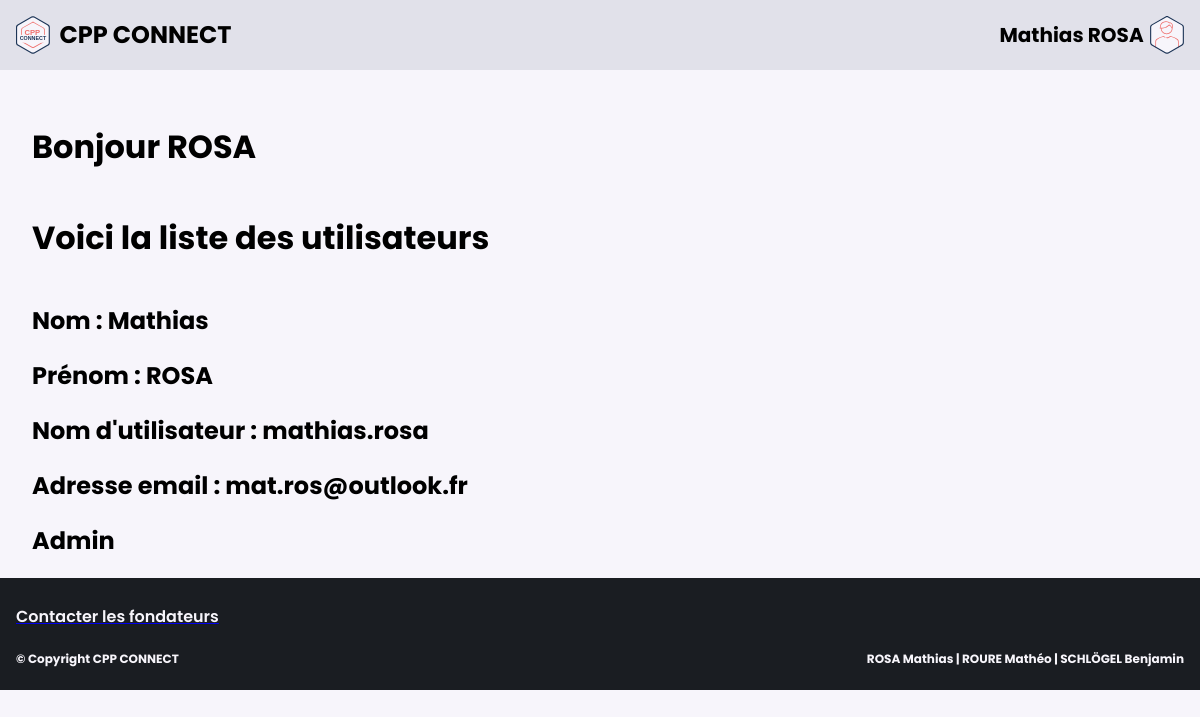
The app's page /admin-dashboard/ (signed in), older data.
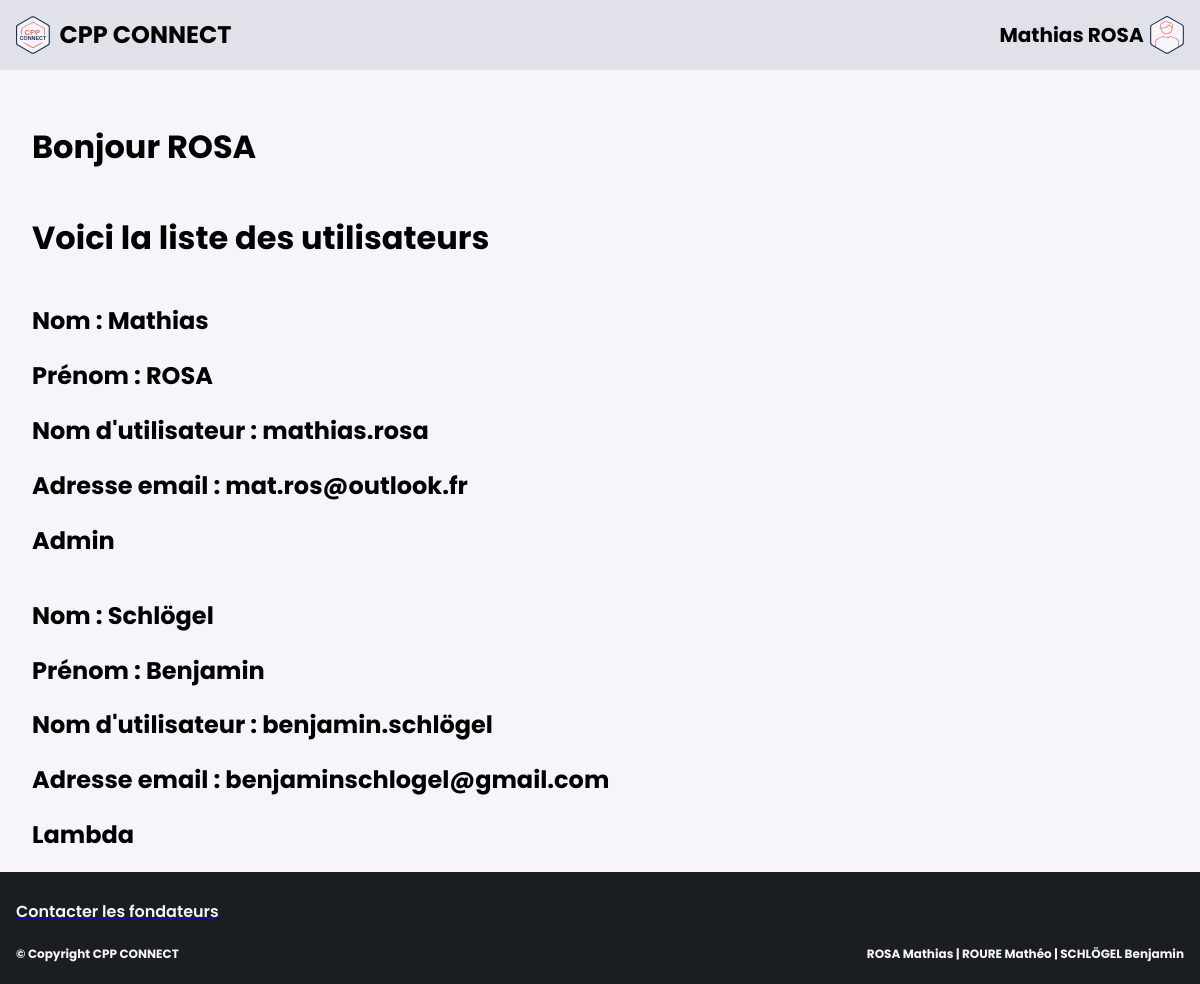
The same page, newer data.
### app/__init__.py (models this page shows)
class User(UserMixin, db.Model):
    id = db.Column(db.Integer, primary_key=True)
    name = db.Column(db.String(25), unique=True)
    surname = db.Column(db.String(25), unique=True)
    username = db.Column(db.String(15), unique=True)
    email = db.Column(db.String(50), unique=True)
    password = db.Column(db.String(80))
    admin = db.Column(db.Boolean)

### app/__init__.py (the view)
@app.route('/admin-dashboard/')
@login_required
def admin():
    if current_user.admin == 0:
        return redirect(url_for("dashboard"))
    else:
        userlist = [user for user in db.session.query(User)]
        return render_template('admin.html',
                                current_user=current_user,
                                userlist=userlist
                                )

### app/__init__.py (called while the page is built)
@login_manager.user_loader
def load_user(user_id):
    return User.query.get(int(user_id))

### app/templates/admin.html
{% extends 'base.html' %}
{% block content %}
<div class="content">
    <h1>Bonjour {{ current_user.surname }}</h1>
    <h1>Voici la liste des utilisateurs</h1>
    {% for user in userlist %}
    <div class="user" id="{{user.username}}">
        <h2 id="name">Nom : {{user.name}}</h2>
        <h2 id="surname">Prénom : {{user.surname}}</h2>
        <h2 id="username">Nom d'utilisateur : {{user.username}}</h2>
        <h2 id="email">Adresse email : {{user.email}}</h2>
        <h2 id="classe">
            {% if user.admin == 1 %}
            Admin
            {% else %}
            Lambda
            {% endif %}
        </h2>
    </div>
    {% endfor %}
</div>
{% endblock %}

### app/templates/base.html (shortened to what this page needs)
<!DOCTYPE html>
<html lang="fr">
<head>
    <link rel="stylesheet" href="{{ url_for('static', filename='styles/styles.css') }}">
    <link rel="stylesheet" href="{{ url_for('static', filename='styles/connected_styles.css') }}">
</head>
<body>
    <div class="header">
        <div class="header-left">
            <a href="{{ url_for('index') }}">
                <img src="{{ url_for('static', filename='img/assets/cpp_connect.svg') }}" alt="logo" class="logo">
                <h1>CPP CONNECT</h1>
            </a>
        </div>
        <div class="header-right">
            <a href="{{ url_for('dashboard') }}">
                <h2>{{current_user.name}} {{current_user.surname}}</h2>
                <img src="{{ url_for('static', filename='img/assets/user_connect.svg') }}" alt="logo" class="login-img">
            </a>
        </div>
    </div>
    {% block content %}{% endblock %}
    {% include 'footer.html' %}
</body>
</html>

### app/templates/footer.html (shortened to what this page needs)
<div class="footer">
    <a href="{{ url_for('index') }}" ><div class="bouton">
        <h1>Contacter les fondateurs</h1>
    </div></a>
    <div class="footer-text">
        <h2 id="copyright">&copy; Copyright {{year}} CPP CONNECT</h2>
        <h2 id="creator">ROSA Mathias | ROURE Mathéo | SCHLÖGEL Benjamin</h2>
    </div>
</div>

### app/static/styles/styles.css (style rules this page uses)
:root { --couleur-accentuation: rgba(239, 111, 108, 1); --gris-profond: rgba(26, 29, 34, 1); --bleu-cpp: rgba(29, 53, 87, 1); --gris-clair: rgba(225, 225, 234, 1); --blanco: rgba(247, 245, 251, 1); }
html { height: 100%; }
body { display: flex; flex-direction: column; margin: 0; font-family: 'Poppins', sans-serif; font-weight: 600; background-color: var(--blanco); }
.footer { display: flex; height: 10em; font-size: 0.5em; padding: 2em; background-color: var(--gris-profond); flex-direction: column; bottom: 0; }
.footer h1 { display: flex; color: var(--blanco); font-weight: 600; }
.footer-text { display: flex; color: var(--blanco); }
#creator { display: flex; justify-content: flex-end; align-self: flex-end; flex: 1; }
.header { display: flex; flex: 1; align-items: center; height: 4.5em; background-color: var(--gris-clair); padding-left: 1em; padding-right: 1em; padding-top: 0.2em; padding-bottom: 0.2em; font-weight: 600; position: -webkit-sticky; position: sticky; top: 0; z-index: 2; }
.header-left { display: flex; align-items: center; flex: 1; cursor: pointer; height: inherit; }
.header-left h1 { display: flex; padding-left: 0.4em; width: fit-content; }
.logo { display: flex; height: 4em; }
.header a { display: flex; align-items: center; height: inherit; width: fit-content; color: inherit; text-decoration: inherit; cursor: pointer; }
.header-right { display: flex; justify-content: flex-end; align-self: flex-end; flex: 1; }
.login-img { display: flex; height: 3em; padding-left: 0.4em; }
.content { display: flex; height: 100%; flex-direction: column; padding: 2em; padding-bottom: 0em; }

### app/static/styles/connected_styles.css (style rules this page uses)
.header { height: 3.5em; }
.header h1 { font-size: 1.5em; }
.header h2 { font-size: 1.25em; }
.logo { height: 3em; }
.header img { height: 2.4em; }

Row changes from the older to the newer data that the page shows:
added User: name "Schlögel", surname "Benjamin", username "benjamin.schlögel", email "benjaminschlogel@gmail.com", admin "Lambda"
